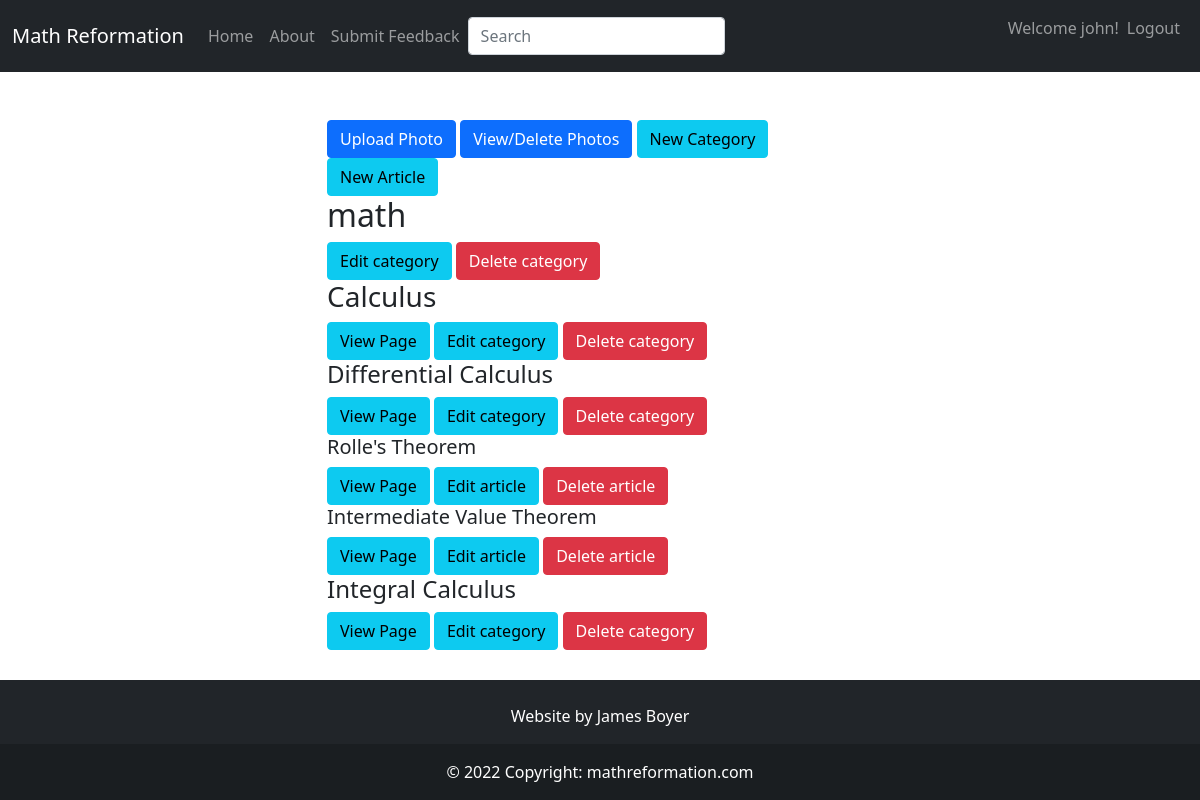
Before: /author_home (signed in) with the older database file.
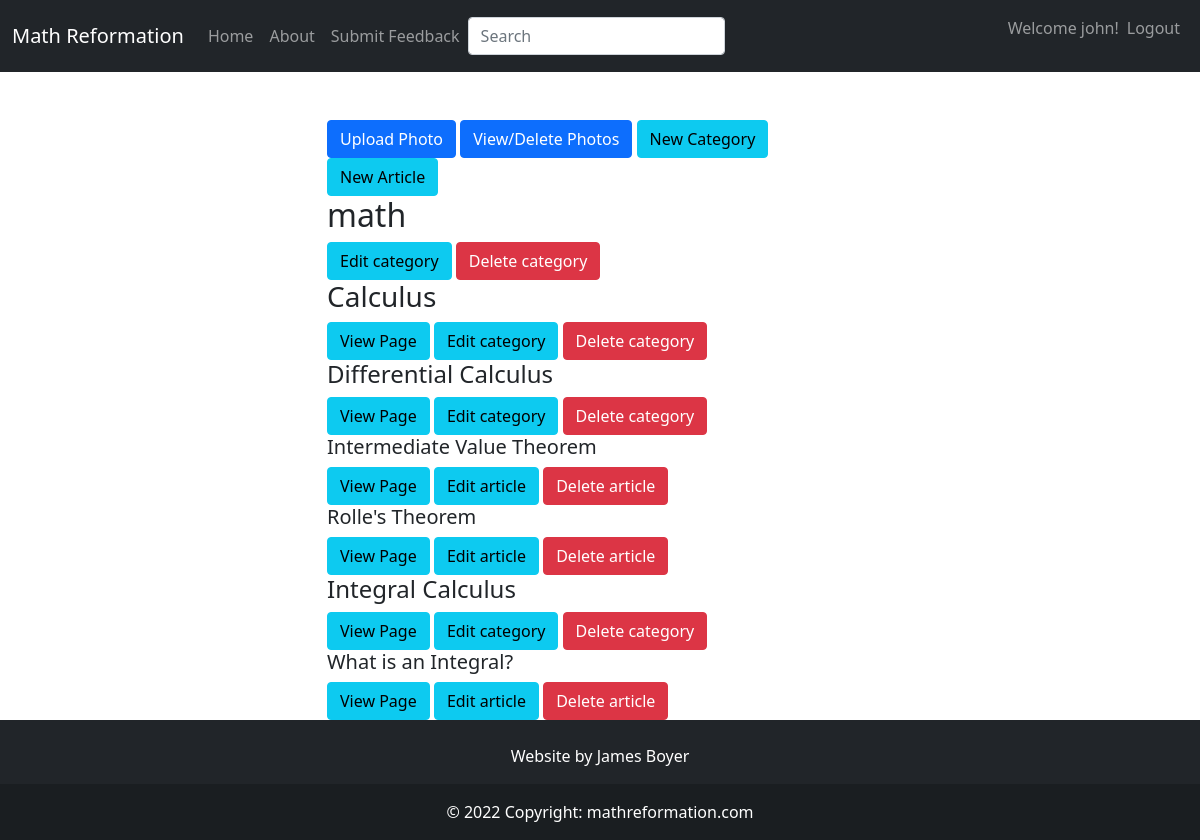
After: the same page with the newer database file.
### app/models.py (models this page shows, shortened)
class User(UserMixin, db.Model):
    id = db.Column(db.Integer, primary_key=True)
    username = db.Column(db.String(64), index=True, unique=True)
    email = db.Column(db.String(120), index=True, unique=True)
    password_hash = db.Column(db.String(128))
    articles = db.relationship('Article', backref='author', lazy='dynamic')
    saved_articles = db.relationship('Article', secondary = saved_articles_table,
                                 backref=db.backref('articles', lazy=True), lazy=True)
    roles = db.relationship('Role', secondary = roles_table,
                                 backref=db.backref('users', lazy=True), lazy=True)

class SearchableMixin(object):
    @classmethod
    def search(cls, expression, page, per_page):
        ids, scores, total = query_index(cls.__tablename__, expression, page, per_page)
        if total == 0:
            return cls.query.filter_by(id=0), [], 0
        when = []
        for i in range(len(ids)):
            when.append((ids[i], i))
        return cls.query.filter(cls.id.in_(ids)).order_by( db.case(when, value=cls.id)), scores, total

class Category(SearchableMixin, db.Model):
    __searchable__ = ["body_main", "name"]
    id = db.Column(db.Integer, primary_key=True)
    name = db.Column(db.String(50), nullable=False, unique=True)
    path = db.Column(db.String(50), unique=True)
    body_main = db.Column(db.String(), index=True)
    body_draft = db.Column(db.String(), index=True)
    header = db.Column(db.String(), index=True)
    category_type = db.Column(db.String(15))
    order = db.Column(db.Integer())
    is_visible = db.Column(db.Boolean())
    parents = db.relationship('Category',secondary=parent_child_table,
        primaryjoin=id == parent_child_table.c.ChildId,
        secondaryjoin=id == parent_child_table.c.ParentId,
        backref= db.backref('children'))
    def ordered_children(self):
        children = np.array(self.children)
        children_idx = np.array([child.order if child.order else 1 for child in children])
        sorted_children_idx = np.argsort(children_idx)
        return children[sorted_children_idx]
    def ordered_articles(self):
        articles = np.array(self.articles)
        articles_idx = np.array([article.order if article.order else 1 for article in articles])
        sorted_articles_idx = np.argsort(articles_idx)
        return articles[sorted_articles_idx]

class Article(SearchableMixin, db.Model):
    __searchable__ = ["body_main", "name"]
    id = db.Column(db.Integer, primary_key=True)
    name = db.Column(db.String(64), index=True, unique=True)
    path = db.Column(db.String(50), unique=True)
    date_added = db.Column(db.DateTime, nullable=False,
        default=datetime.utcnow)
    categories = db.relationship('Category', secondary = article_categories_table,
                                 backref=db.backref('articles', lazy=True), lazy=True)
    body_main = db.Column(db.String(), index=True)
    body_draft = db.Column(db.String(), index=True)
    is_visible = db.Column(db.Boolean())
    header = db.Column(db.String(), index=True)
    user_id = db.Column(db.Integer, db.ForeignKey('user.id'))
    order = db.Column(db.Integer())

### app/author/routes.py (the view)
@bp.route("/author_home", methods=["GET", "POST"])
@login_required
@admin_permission.require(http_exception=403)
def author_home():
    root_categories = Category.query.filter_by(category_type="root")
    add_photo_form = AddPhotoForm()
    if add_photo_form.validate_on_submit():
        filename = photos.save(request.files["photo"], name=add_photo_form.name.data)
        url =  url_for("_uploads.uploaded_file", setname="photos", filename=filename)
        print("Url: ", url)
        flash("Photo uploaded at: " + url)
    files = os.listdir(current_app.config['UPLOADED_PHOTOS_DEST'])
    return render_template('author/author_home.html', root_categories=root_categories, add_photo_form=add_photo_form, setname=photos.name, files=files)

### app/main/forms.py
class SearchForm(FlaskForm):
    q = StringField("Search", validators=[DataRequired()])
    def __init__(self, *args, **kwargs):
        if 'formdata' not in kwargs:
            kwargs['formdata'] = request.args
        if 'csrf_enabled' not in kwargs:
            kwargs['csrf_enabled'] = False
        super(SearchForm, self).__init__(*args, **kwargs)

### app/author/forms.py
class AddPhotoForm(FlaskForm):
    photo = FileField('Photo')
    name = StringField("Name",validators=[DataRequired()])
    submit = SubmitField('Save')

### MathReformationWebsite.py (called while the page is built)
@app.context_processor
def add_imports():
    return dict(admin_permission=admin_permission)

### app/auth/routes.py (called while the page is built)
@login.user_loader
def load_user(userid):
    return User.query.filter_by(id=userid).first()

### app/main/routes.py (called while the page is built)
@bp.before_app_request
def before_request():
    g.search_form = SearchForm(meta={'csrf': False})

### app/templates/author/author_home.html (shortened to what this page needs)
{% extends "base.html" %}
{% from 'macros/form_macros.html' import input, edit_document_button, delete_document_button, view_document_button %}
{% from 'macros/photo_macros.html' import photo_viewer_script, photo_viewer_button, add_photo_button %}
{% block content %}
{{ add_photo_button(field=add_photo_form) }}
{{ photo_viewer_button(files, can_delete=True, btn_name="View/Delete Photos") }}
<a href="{{ url_for('author.new_document', doc_type='category', version='main') }}" class="btn btn-info" role="button">New Category</a>
<a href="{{ url_for('author.new_document', doc_type='article', version='main') }}" class="btn btn-info" role="button">New Article</a>
{% for root_category in root_categories %}
<h2>{{ root_category.name }}</h2>
{{ edit_document_button(path=root_category.path, doc_type='category') }}
{{ delete_document_button(path=root_category.path, doc_type='category') }}
{% for primary_category in root_category.ordered_children() %}
<h3>{{ primary_category.name }}</h2>
{{ view_document_button(path=primary_category.path, doc_type='category', warning=False) }}
{{ edit_document_button(path=primary_category.path, doc_type='category') }}
{{ delete_document_button(path=primary_category.path, doc_type='category') }}
{% for secondary_category in primary_category.ordered_children() %}
<h4>{{ secondary_category.name }}</h3>
{{ view_document_button(path=secondary_category.path, doc_type='category', warning=False) }}
{{ edit_document_button(path=secondary_category.path, doc_type='category') }}
{{ delete_document_button(path=secondary_category.path, doc_type='category') }}
{% for article in secondary_category.ordered_articles() %}
<h5>{{ article.name }}</h3>
{{ view_document_button(path=article.path, doc_type='article', warning=False) }}
{{ edit_document_button(path=article.path, doc_type='article') }}
{{ delete_document_button(path=article.path, doc_type='article') }}
{% endfor %}
{% endfor %}
{% endfor %}
{% endfor %}
{% endblock %}

### app/templates/base.html (shortened to what this page needs)
<!DOCTYPE html>
<html lang="en">
    <head>
        <link href="https://cdn.jsdelivr.net/npm/bootstrap@5.0.2/dist/css/bootstrap.min.css" rel="stylesheet">
        <link rel="stylesheet" href="{{ url_for('static', filename='style.css') }}">
    </head>
    <body class="d-flex flex-column min-vh-100">
        <nav class="navbar navbar-expand-md bg-dark navbar-dark sticky-top">
            <div class="container-fluid">
                <a class="navbar-brand">Math Reformation</a>
                <div class="collapse navbar-collapse" id="collapsibleNavbar">
                    <ul class="navbar-nav">
                        <li class="nav-item">
                            <a class="nav-link" href="{{ url_for('main.index')}}">Home</a>
                        </li>
                        <li class="nav-item">
                            <a class="nav-link" href="{{ url_for('main.about')}}">About</a>
                        </li>
                        <li class="nav-item">
                            <a class="nav-link" href="{{ url_for('main.feedback')}}">Submit Feedback</a>
                        </li>
                    </ul>
                    {% if g.search_form %}
                    <form class="navbar-form navbar-left" method="get" action="{{ url_for('main.search') }}">
                        <div class="form-group">
                            {{ g.search_form.q(size=20, class='form-control',placeholder=g.search_form.q.label.text) }}
                        </div>
                    </form>
                    {% endif %}
                    <ul class="navbar-nav ms-auto">
                        {% if current_user.is_anonymous %}
                        <li class="nav-item">
                            <a class="nav-link" href="{{ url_for('auth.login') }}">Login</a>
                        </li>
                        {% else %}
                        <li class="nav-item">
                            <p class="navbar-text">Welcome {{ current_user.username }}!</p>
                        </li>
                        <li class="nav-item">
                            <a class="nav-link" href="{{ url_for('auth.logout') }}">Logout</a>
                            {% endif %}
                        </li>
                    </ul>
                </div>
            </div>
        </nav>
        <div class="wrapper flex-grow-1">
            <div class="container mt-5">
                <div class="row">
                    <div class="col-md-3"></div>
                    <div class="col-md-6">
                        {% block content %}
                        {% endblock %}
                    </div>
                    <div class="col-md-3"></div>
                </div>
            </div>
        </div>
        <footer class="bg-dark text-center text-white">
            <div class="container p-4 pb-0">
                <section class="mb-2">
                    <p>Website by James Boyer</p>
                </section>
            </div>
            <div class="text-center p-3" style="background-color: rgba(0, 0, 0, 0.2);">
                © 2022 Copyright:
                <a class="text-white" href="mathreformation.com">mathreformation.com</a>
            </div>
        </footer>
    </body>
</html>

### app/templates/macros/form_macros.html (shortened to what this page needs)
{% macro edit_document_button(path, doc_type) -%}
<a href="{{ url_for('author.edit_document', doc_type=doc_type, path=path, version='main') }}" class="btn btn-info" role="button">Edit {{ doc_type }}</a>
{%- endmacro %}
{% macro delete_document_button(path, doc_type) -%}
<a href="{{ url_for('author.delete_file', item_type=doc_type, item_name=path) }}" class="btn btn-danger" onclick="return confirm('Are you sure you want to delete this {{ doc_type }}?');" role="button">Delete {{ doc_type }}</a>
{%- endmacro %}
{% macro view_document_button(path, doc_type, warning) -%}
{% if doc_type == "category" %}
<a href="{{ url_for('main.category_page', path=path) }}" class="btn btn-info" role="button"  {% if warning %}onclick="return confirm('Make sure to save article first! Please click on OK to continue.');" {% endif %}>View Page</a>
{% elif doc_type == "article" %}
<a href="{{ url_for('main.article_page', path=path) }}" class="btn btn-info" role="button"  {% if warning %}onclick="return confirm('Make sure to save article first! Please click on OK to continue.');"{% endif %}>View Page</a>
{% endif %}
{%- endmacro %}

### app/templates/macros/photo_macros.html (shortened to what this page needs)
{% from 'macros/form_macros.html' import input %}
{% macro photo_viewer_button(files, can_delete, btn_name) -%}
<button type="button" class="btn btn-primary" data-bs-toggle="modal" data-bs-target="#viewImages">
    {{ btn_name }}
</button>
{%- endmacro %}
{% macro add_photo_button(field) -%}
<button type="button" class="btn btn-primary" data-bs-toggle="modal" data-bs-target="#photoForm">
    Upload Photo
</button>
{%- endmacro %}

### app/static/style.css (style rules this page uses)
a { all: unset; }

Changed rows visible on the page:
changed Article "Intermediate Value Theorem": moves up the list
changed Category "Integral Calculus": gains Article (name "What is an Integral?", doc_type "article")
